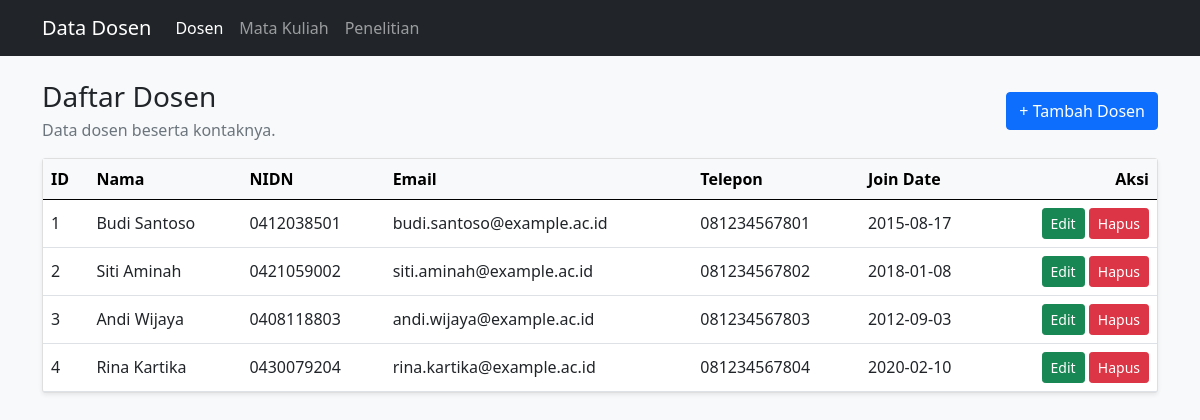
The page /Program/public/index.php on the database as committed earlier.
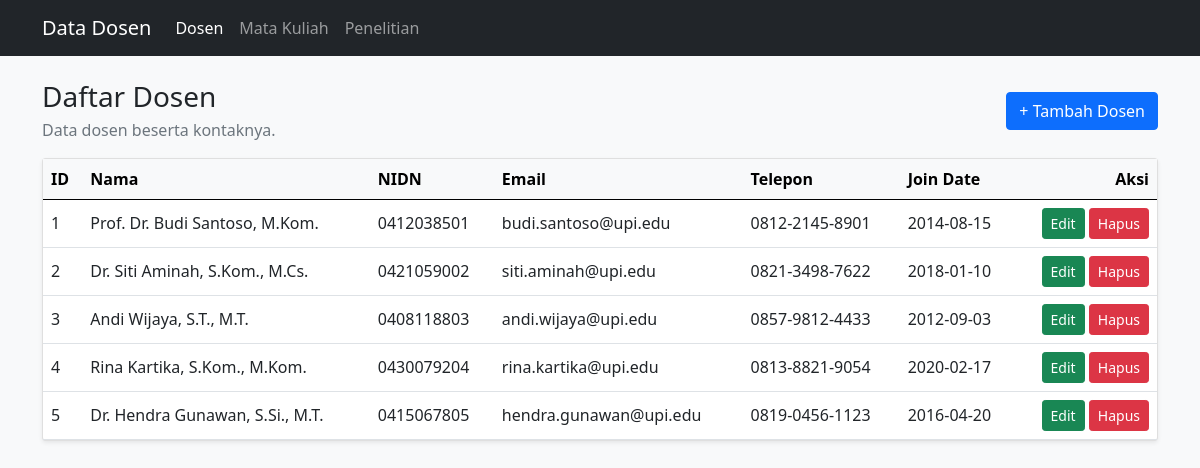
The same page on the database as committed later.
### tables this page shows
CREATE TABLE `lecturers` (
  `id`        INT UNSIGNED NOT NULL AUTO_INCREMENT,
  `name`      VARCHAR(100) NOT NULL,
  `nidn`      VARCHAR(20)  NOT NULL,
  `email`     VARCHAR(100) NULL,
  `phone`     VARCHAR(20)  NULL,
  `join_date` DATE         NULL,
  PRIMARY KEY (`id`),
  UNIQUE KEY `uq_lecturers_nidn` (`nidn`)
);

### Program/app/controllers/LecturerController.php (called while the page is built, shortened)
<?php
class LecturerController
{
    private Lecturer $lecturers;
    public function __construct()
    {
        $this->lecturers = new Lecturer();
    }
    public function index(): void
    {
        $this->render('lecturers/index', [
            'title'     => 'Daftar Dosen',
            'lecturers' => $this->lecturers->all(),
        ]);
    }
    private function render(string $view, array $data = []): void
    {
        extract($data, EXTR_SKIP);
        require __DIR__ . '/../views/header.php';
        require __DIR__ . '/../views/' . $view . '.php';
        require __DIR__ . '/../views/footer.php';
    }
}

### Program/app/models/Lecturer.php (called while the page is built, shortened)
<?php
class Lecturer
{
    private PDO $db;
    public function __construct()
    {
        $this->db = Database::connect();
    }
    public function all(): array
    {
        return $this->db->query("SELECT * FROM lecturers ORDER BY id ASC")->fetchAll();
    }
}

### Program/app/views/lecturers/index.php (the view, shortened to what this page needs)
<div class="d-flex flex-wrap justify-content-between align-items-center mb-3 gap-2">
  <div>
    <h1 class="h3 mb-1">Daftar Dosen</h1>
    <p class="text-muted mb-0">Data dosen beserta kontaknya.</p>
  </div>
  <a href="<?= url('lecturers', 'create') ?>" class="btn btn-primary">+ Tambah Dosen</a>
</div>
<div class="card shadow-sm">
  <div class="table-responsive">
    <table class="table table-hover align-middle mb-0">
      <thead class="table-light">
        <tr>
          <th>ID</th>
          <th>Nama</th>
          <th>NIDN</th>
          <th>Email</th>
          <th>Telepon</th>
          <th>Join Date</th>
          <th class="text-end">Aksi</th>
        </tr>
      </thead>
      <tbody>
        <?php if (empty($lecturers)): ?>
          <tr>
            <td colspan="7" class="text-center text-muted py-4">Belum ada data dosen.</td>
          </tr>
        <?php else: ?>
          <?php foreach ($lecturers as $lecturer): ?>
            <tr>
              <td><?= (int) $lecturer['id'] ?></td>
              <td class="fw-semibold"><?= e($lecturer['name']) ?></td>
              <td><?= e($lecturer['nidn']) ?></td>
              <td><?= $lecturer['email'] ? e($lecturer['email']) : '—' ?></td>
              <td><?= $lecturer['phone'] ? e($lecturer['phone']) : '—' ?></td>
              <td><?= $lecturer['join_date'] ? e($lecturer['join_date']) : '—' ?></td>
              <td class="text-end text-nowrap">
                <a href="<?= url('lecturers', 'edit', (int) $lecturer['id']) ?>" class="btn btn-sm btn-success">Edit</a>
                <form action="<?= url('lecturers', 'delete') ?>" method="post" class="d-inline"
                  onsubmit="return confirm('Hapus data dosen ini?');">
                  <button type="submit" class="btn btn-sm btn-danger">Hapus</button>
                </form>
              </td>
            </tr>
          <?php endforeach; ?>
        <?php endif; ?>
      </tbody>
    </table>
  </div>
</div>

### Program/public/index.php (shortened to what this page needs)
<?php
require_once __DIR__ . '/../app/models/Lecturer.php';
function e(?string $value): string
{
    return htmlspecialchars((string) $value, ENT_QUOTES, 'UTF-8');
}
function url(string $page = 'lecturers', string $action = 'index', ?int $id = null): string
{
    $query = 'index.php?page=' . urlencode($page) . '&action=' . urlencode($action);
    if ($id !== null) {
        $query .= '&id=' . $id;
    }
    return BASE_URL . $query;
}
function asset(string $path): string
{
    return BASE_URL . 'assets/' . ltrim($path, '/');
}
$action = strtolower($_GET['action'] ?? 'index');
$id     = (int) ($_GET['id'] ?? 0);
$controller = new $controllerClass();
if ($action === 'edit') {
    $controller->edit($id);
} else {
    $controller->$action();
}

### Program/app/views/header.php (shortened to what this page needs)
<?php
$navPage = $_GET['page'] ?? 'lecturers';
?>
<!doctype html>
<html lang="id">
<head>
  <link rel="stylesheet" href="<?= asset('css/bootstrap.min.css') ?>">
</head>
<body class="bg-light">
  <nav class="navbar navbar-expand-lg navbar-dark bg-dark">
    <div class="container">
      <a class="navbar-brand" href="<?= url('lecturers') ?>"><?= e(APP_NAME) ?></a>
      <div class="collapse navbar-collapse" id="menu">
        <ul class="navbar-nav">
          <li class="nav-item">
            <a class="nav-link<?= $navPage === 'lecturers' ? ' active' : '' ?>" href="<?= url('lecturers') ?>">Dosen</a>
          </li>
          <li class="nav-item">
            <a class="nav-link<?= $navPage === 'courses' ? ' active' : '' ?>" href="<?= url('courses') ?>">Mata Kuliah</a>
          </li>
          <li class="nav-item">
            <a class="nav-link<?= $navPage === 'research' ? ' active' : '' ?>" href="<?= url('research') ?>">Penelitian</a>
          </li>
        </ul>
      </div>
    </div>
  </nav>
  <main class="container py-4">

### Program/app/views/footer.php (shortened to what this page needs)
  </main>
</body>
</html>

Rows that differ between the two databases and show on the page:
changed lecturers id 1: name "Budi Santoso" → "Prof. Dr. Budi Santoso, M.Kom."; email "budi.santoso@example.ac.id" → "budi.santoso@upi.edu"; phone "081234567801" → "0812-2145-8901"; join_date "2015-08-17" → "2014-08-15"
changed lecturers id 2: name "Siti Aminah" → "Dr. Siti Aminah, S.Kom., M.Cs."; email "siti.aminah@example.ac.id" → "siti.aminah@upi.edu"; phone "081234567802" → "0821-3498-7622"; join_date "2018-01-08" → "2018-01-10"
changed lecturers id 3: name "Andi Wijaya" → "Andi Wijaya, S.T., M.T."; email "andi.wijaya@example.ac.id" → "andi.wijaya@upi.edu"; phone "081234567803" → "0857-9812-4433"
changed lecturers id 4: name "Rina Kartika" → "Rina Kartika, S.Kom., M.Kom."; email "rina.kartika@example.ac.id" → "rina.kartika@upi.edu"; phone "081234567804" → "0813-8821-9054"; join_date "2020-02-10" → "2020-02-17"
added lecturers: id "5", name "Dr. Hendra Gunawan, S.Si., M.T.", nidn "0415067805", email "hendra.gunawan@upi.edu", phone "0819-0456-1123", join_date "2016-04-20"
